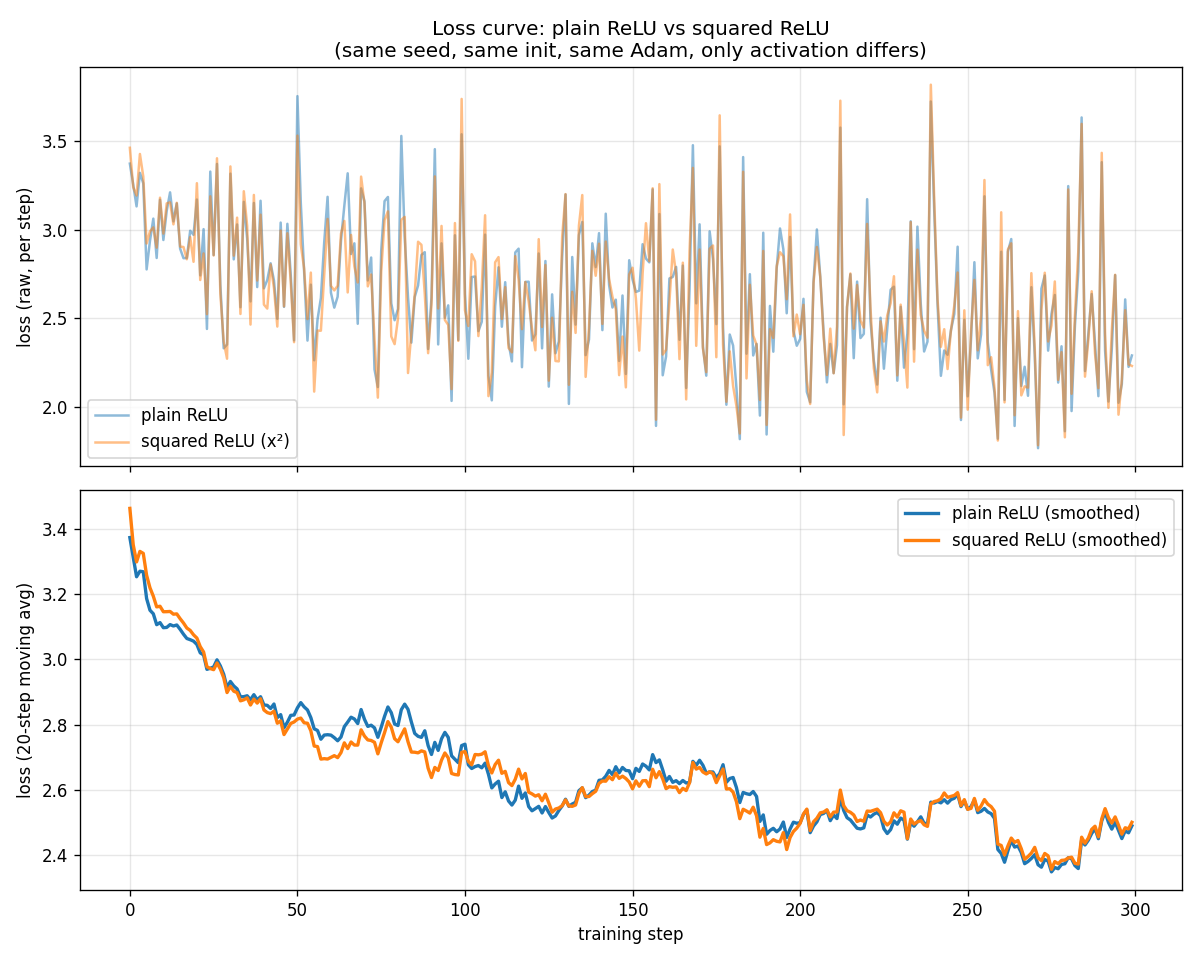

Write the Python code that produced this figure.
"""
Compare loss curves for plain ReLU vs squared ReLU.
Same architecture, same init seed, same Adam, same data.
Only the MLP activation differs.
"""

import os
import math
import json
import random
import matplotlib.pyplot as plt


if not os.path.exists("input.txt"):
    import urllib.request

    names_url = "https://raw.githubusercontent.com/karpathy/makemore/refs/heads/master/names.txt"
    urllib.request.urlretrieve(names_url, "input.txt")


class Value:
    __slots__ = ("data", "grad", "children", "local_grads")

    def __init__(self, data, children=(), local_grads=()):
        self.data = data
        self.children = children
        self.local_grads = local_grads
        self.grad = 0

    def __mul__(self, other):
        other = other if isinstance(other, Value) else Value(other, (), ())
        return Value(self.data * other.data, (self, other), (other.data, self.data))

    def __rmul__(self, other):
        return self * other

    def __add__(self, other):
        other = other if isinstance(other, Value) else Value(other, (), ())
        return Value(self.data + other.data, (self, other), (1, 1))

    def __radd__(self, other):
        return self + other

    def __pow__(self, other):
        return Value(self.data**other, (self,), (other * self.data ** (other - 1),))

    def __truediv__(self, other):
        return self * (other**-1)

    def __neg__(self):
        return self * -1

    def __sub__(self, other):
        return self + (-other)

    def log(self):
        return Value(math.log(self.data), (self,), (1 / self.data,))

    def exp(self):
        v = math.exp(self.data)
        return Value(v, (self,), (v,))

    def relu(self):
        return (
            Value(self.data, (self,), (1,))
            if self.data > 0
            else Value(0, (self,), (0,))
        )

    def backward(self):
        topo, visited = [], set()

        def build(v):
            if v not in visited:
                visited.add(v)
                for c in v.children:
                    build(c)
                topo.append(v)

        build(self)
        self.grad = 1
        for v in reversed(topo):
            for c, lg in zip(v.children, v.local_grads):
                c.grad += v.grad * lg


# Smaller model for a fast comparison run
n_embd = 16
block_size = 8
n_head = 4
n_layer = 1
head_dim = n_embd // n_head
num_steps = 300


def train(use_squared_relu, label):
    """Train the model and return loss history."""
    # Reset RNG so both runs start from identical init and see identical data order
    random.seed(42)

    docs = [l.strip() for l in open("input.txt").read().strip().split("\n") if l.strip()]
    random.shuffle(docs)

    uchars = sorted(set("".join(docs)))
    vocab_size = len(uchars) + 1
    BOS = len(uchars)

    matrix = lambda nout, nin: [
        [Value(random.gauss(0, 0.08)) for _ in range(nin)] for _ in range(nout)
    ]

    state_dict = {
        "wte": matrix(vocab_size, n_embd),
        "wpe": matrix(block_size, n_embd),
        "lm_head": matrix(vocab_size, n_embd),
    }
    for l in range(n_layer):
        state_dict[f"attn_wq_{l}"] = matrix(n_embd, n_embd)
        state_dict[f"attn_wk_{l}"] = matrix(n_embd, n_embd)
        state_dict[f"attn_wv_{l}"] = matrix(n_embd, n_embd)
        state_dict[f"attn_wo_{l}"] = matrix(n_embd, n_embd)
        state_dict[f"mlp_fc1_{l}"] = matrix(4 * n_embd, n_embd)
        state_dict[f"mlp_fc2_{l}"] = matrix(n_embd, 4 * n_embd)
    params = [p for m in state_dict.values() for v in m for p in v]

    def linear(x, m):
        return [sum(xi * mi for xi, mi in zip(x, mi)) for mi in m]

    def rmsnorm(x):
        m = sum([v * v for v in x]) / len(x)
        ms = (m + 1e-5) ** 0.5
        return [xi / ms for xi in x]

    def softmax(logits):
        l_max = max([l.data for l in logits])
        l_e = [(l - l_max).exp() for l in logits]
        total = sum(l_e)
        return [l / total for l in l_e]

    def gpt(token_id, pos_id, keys, values):
        token = state_dict["wte"][token_id]
        pos = state_dict["wpe"][pos_id]
        x = [t + p for t, p in zip(token, pos)]

        for l in range(n_layer):
            x_residual = x
            x = rmsnorm(x)
            q = linear(x, state_dict[f"attn_wq_{l}"])
            k = linear(x, state_dict[f"attn_wk_{l}"])
            v = linear(x, state_dict[f"attn_wv_{l}"])
            keys[l].append(k)
            values[l].append(v)

            attn = [[0 for _ in range(head_dim)] for _ in range(n_head)]
            for head in range(n_head):
                hs = head * head_dim
                he = (head + 1) * head_dim
                score_scale = math.sqrt(head_dim)
                attn_scores = [
                    sum(q_i * k_i for q_i, k_i in zip(q[hs:he], key[hs:he])) / score_scale
                    for key in keys[l]
                ]
                attn_weights = softmax(attn_scores)
                for weight, value_vect in zip(attn_weights, values[l]):
                    for i, param in enumerate(value_vect[hs:he]):
                        attn[head][i] = attn[head][i] + param * weight

            attn_concat = [p for head in attn for p in head]
            attn_output = linear(attn_concat, state_dict[f"attn_wo_{l}"])
            x = [res + ao for res, ao in zip(x_residual, attn_output)]

            x_residual = x
            x = rmsnorm(x)
            pre = linear(x, state_dict[f"mlp_fc1_{l}"])
            # THE ONLY DIFFERENCE BETWEEN THE TWO RUNS
            if use_squared_relu:
                horizontal = [h.relu() ** 2 for h in pre]
            else:
                horizontal = [h.relu() for h in pre]
            mlp = linear(horizontal, state_dict[f"mlp_fc2_{l}"])
            x = [res + mo for res, mo in zip(x_residual, mlp)]

        x = rmsnorm(x)
        return linear(x, state_dict["lm_head"])

    # Adam
    lr0, beta1, beta2, eps = 1e-2, 0.9, 0.95, 1e-8
    m1 = [0.0] * len(params)
    m2 = [0.0] * len(params)

    losses = []
    for step in range(num_steps):
        doc = docs[step % len(docs)]
        tokens = [BOS] + [uchars.index(t) for t in doc] + [BOS]
        n = min(block_size, len(tokens) - 1)

        keys = [[] for _ in range(n_layer)]
        values = [[] for _ in range(n_layer)]
        step_losses = []
        for i in range(n):
            token_id, target_id = tokens[i], tokens[i + 1]
            logits = gpt(token_id, i, keys, values)
            probs = softmax(logits)
            step_losses.append(-probs[target_id].log())
        loss = sum(step_losses) / len(step_losses)
        loss.backward()

        lr = lr0 * (1 - step / num_steps)
        for i, p in enumerate(params):
            m1[i] = beta1 * m1[i] + (1 - beta1) * p.grad
            m2[i] = beta2 * m2[i] + (1 - beta2) * p.grad ** 2
            m1_hat = m1[i] / (1 - beta1 ** (step + 1))
            m2_hat = m2[i] / (1 - beta2 ** (step + 1))
            p.data -= lr * m1_hat / (m2_hat ** 0.5 + eps)
            p.grad = 0

        losses.append(loss.data)
        if step % 25 == 0 or step == num_steps - 1:
            print(f"[{label}] step {step+1:4d}/{num_steps} | loss {loss.data:.4f}")

    return losses


print("=== Run 1: plain ReLU ===")
losses_relu = train(use_squared_relu=False, label="ReLU ")

print("\n=== Run 2: squared ReLU ===")
losses_relu2 = train(use_squared_relu=True, label="ReLU2")

# Save raw loss arrays so we can re-plot without re-training
with open("revision/relu_comparison_losses.json", "w") as f:
    json.dump({"relu": losses_relu, "relu2": losses_relu2}, f)


def moving_avg(xs, k=20):
    """Simple trailing moving average of window size k."""
    out = []
    for i in range(len(xs)):
        lo = max(0, i - k + 1)
        out.append(sum(xs[lo : i + 1]) / (i - lo + 1))
    return out


smooth_relu = moving_avg(losses_relu, k=20)
smooth_relu2 = moving_avg(losses_relu2, k=20)

# Two-panel plot: raw on top, smoothed below
fig, (ax1, ax2) = plt.subplots(2, 1, figsize=(10, 8), sharex=True)

ax1.plot(losses_relu, label="plain ReLU", color="tab:blue", alpha=0.5)
ax1.plot(losses_relu2, label="squared ReLU (x²)", color="tab:orange", alpha=0.5)
ax1.set_ylabel("loss (raw, per step)")
ax1.set_title(
    f"Loss curve: plain ReLU vs squared ReLU\n"
    f"(same seed, same init, same Adam, only activation differs)"
)
ax1.legend()
ax1.grid(True, alpha=0.3)

ax2.plot(smooth_relu, label="plain ReLU (smoothed)", color="tab:blue", linewidth=2)
ax2.plot(smooth_relu2, label="squared ReLU (smoothed)", color="tab:orange", linewidth=2)
ax2.set_xlabel("training step")
ax2.set_ylabel("loss (20-step moving avg)")
ax2.legend()
ax2.grid(True, alpha=0.3)

plt.tight_layout()
out_path = "revision/relu_comparison.png"
plt.savefig(out_path, dpi=120)
print(f"\nSaved plot to {out_path}")
print(f"Saved raw data to revision/relu_comparison_losses.json")
print(f"Final losses (raw):       ReLU={losses_relu[-1]:.4f}  ReLU²={losses_relu2[-1]:.4f}")
print(f"Final losses (smoothed):  ReLU={smooth_relu[-1]:.4f}  ReLU²={smooth_relu2[-1]:.4f}")
